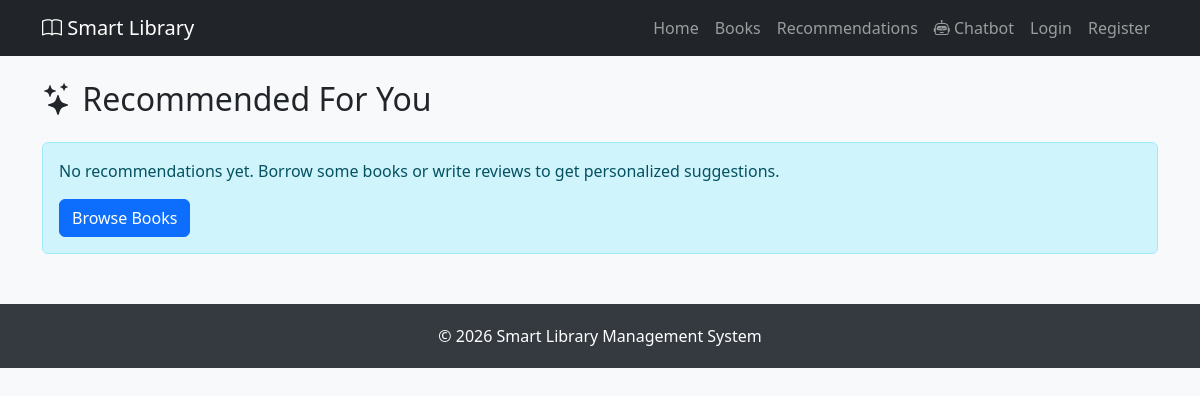
Before: /recommendations/ with the older database file.
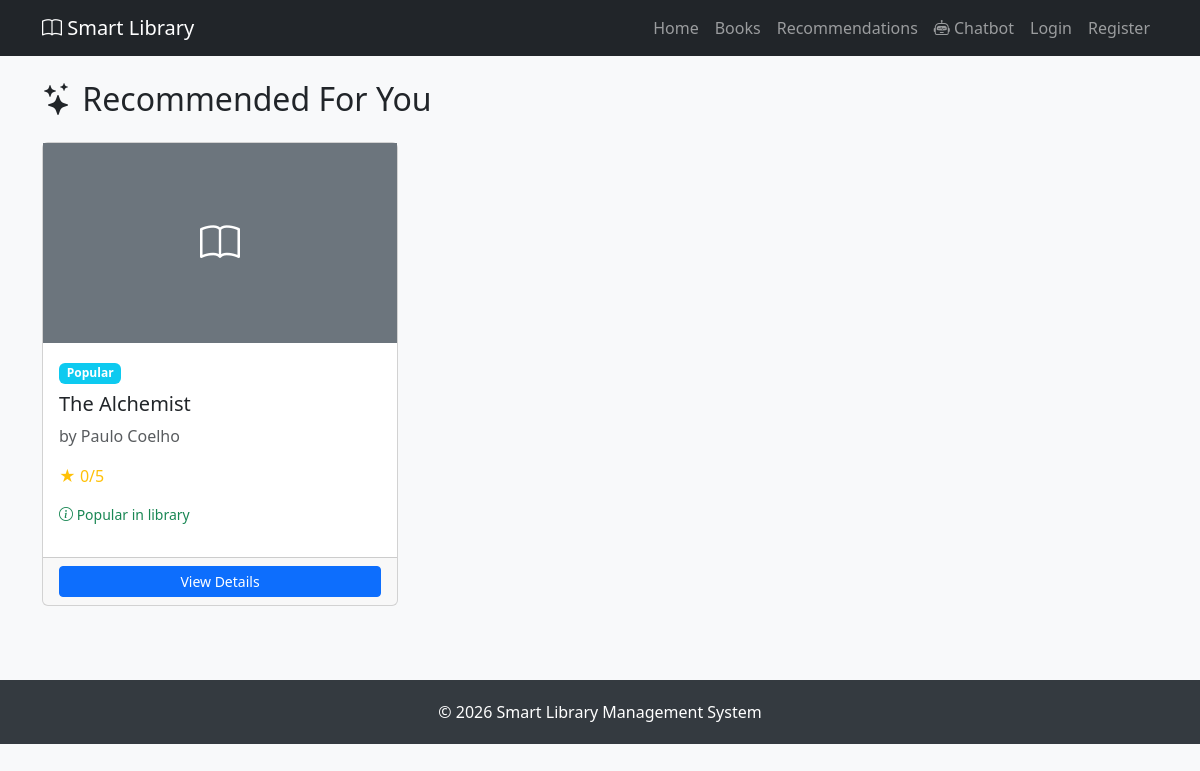
After: the same page with the newer database file.
### books/models.py (models this page shows, shortened)
class Book(models.Model):
    title = models.CharField(max_length=200)
    author = models.CharField(max_length=150)
    isbn = models.CharField(max_length=13, unique=True)
    category = models.ForeignKey(Category, on_delete=models.SET_NULL, null=True, related_name='books')
    description = models.TextField(blank=True)
    cover_image = models.ImageField(upload_to='book_covers/', blank=True, null=True)
    total_copies = models.PositiveIntegerField(default=1)
    available_copies = models.PositiveIntegerField(default=1)
    published_year = models.PositiveIntegerField(blank=True, null=True)
    added_on = models.DateTimeField(auto_now_add=True)
    @property
    def average_rating(self):
        reviews = self.reviews.all()
        if reviews.exists():
            return round(sum(r.rating for r in reviews) / reviews.count(), 1)
        return 0

### books/views.py (the view, shortened to what this page needs)
# urls.py: path('recommendations/', views.recommendations, name='recommendations'),
def recommendations(request):
    recommendations_list = []
    if not recommendations_list:
        top_books = Book.objects.all()[:6]
        for book in top_books:
            recommendations_list.append({
                'book': book,
                'reason': "Popular in library",
                'type': 'Popular'
            })
    return render(request, 'books/recommendations.html', {'recommendations': recommendations_list})

### templates/books/recommendations.html (shortened to what this page needs)
{% extends 'base.html' %}
{% block content %}
<h2 class="mb-4"><i class="bi bi-stars"></i> Recommended For You</h2>
{% if recommendations %}
    <div class="row">
        {% for rec in recommendations %}
            <div class="col-md-4 mb-4">
                <div class="card h-100">
                    {% if rec.book.cover_image %}
                        <img src="{{ rec.book.cover_image.url }}" class="card-img-top" alt="{{ rec.book.title }}" style="height: 200px; object-fit: cover;">
                    {% else %}
                        <div class="bg-secondary text-white d-flex align-items-center justify-content-center" style="height: 200px;">
                            <i class="bi bi-book fs-1"></i>
                        </div>
                    {% endif %}
                    <div class="card-body">
                        <span class="badge bg-info mb-2">{{ rec.type }}</span>
                        <h5 class="card-title">{{ rec.book.title }}</h5>
                        <p class="text-muted">by {{ rec.book.author }}</p>
                        <p class="star-rating">★ {{ rec.book.average_rating }}/5</p>
                        <p class="small text-success"><i class="bi bi-info-circle"></i> {{ rec.reason }}</p>
                    </div>
                    <div class="card-footer">
                        <a href="{% url 'books:book_detail' rec.book.id %}" class="btn btn-sm btn-primary w-100">View Details</a>
                    </div>
                </div>
            </div>
        {% endfor %}
    </div>
{% else %}
    <div class="alert alert-info">
        <p>No recommendations yet. Borrow some books or write reviews to get personalized suggestions.</p>
        <a href="{% url 'books:book_list' %}" class="btn btn-primary">Browse Books</a>
    </div>
{% endif %}
{% endblock %}

Changed rows visible on the page:
added Book: type "Popular", book "The Alchemist", book.author "Paulo Coelho", book.average_rating "0", reason "Popular in library"
Other visible differences:
text no longer shown: "No recommendations yet. Borrow some books or write reviews to get personalized suggestions. Browse Books"
